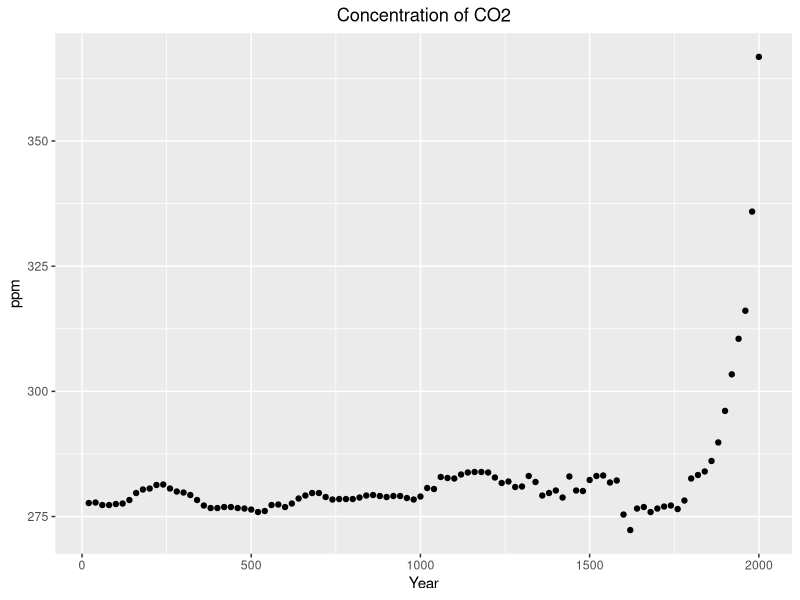

Recreate this plot in R.
## ---- chunk 1
knitr::opts_chunk$set(echo = TRUE)
## ---- chunk 2
summary(cars)
## ---- chunk 3
library("dslabs")
data("greenhouse_gases")
co2=greenhouse_gases[,1:3]
summary(greenhouse_gases$concentration)
## ---- chunk 4
library("dslabs")
library(dplyr)
library(ggplot2)
data("greenhouse_gases")
greenhouse_gases_co2 <- greenhouse_gases %>%
  filter(gas == "CO2")
ggplot(greenhouse_gases_co2, aes(x = year, y = concentration)) +
  geom_point() + ggtitle("Concentration of CO2") +
  xlab("Year") + ylab("ppm") + theme(
    plot.title = element_text(hjust = 0.5))
